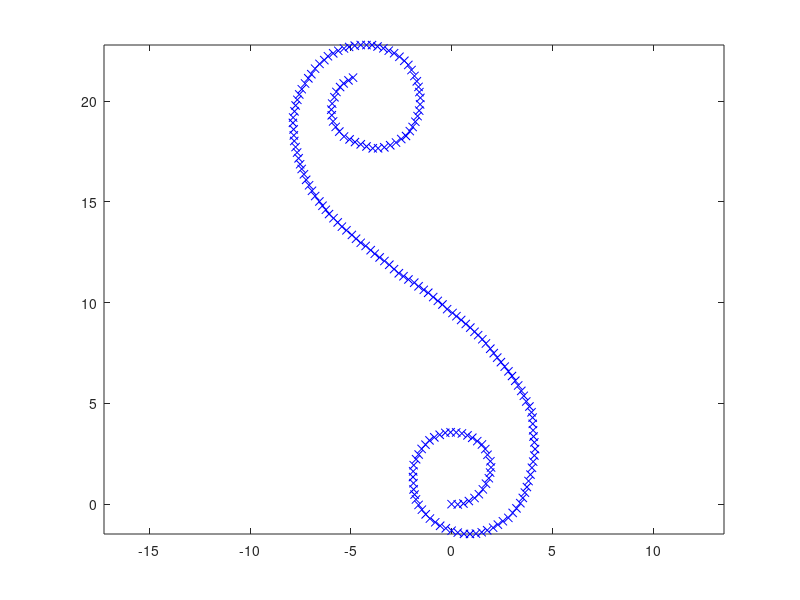

This figure's MATLAB source:
% clear environment
clear;
clc;
close all;


% simulation parameters
t_end = 20;
dt = 0.1;  % 10 Hz
t = 0:dt:t_end;

% model parameters
L = 0.3;
stddev_x = 0.02;
stddev_y = 0.02;
stddev_theta = 1.0;

% wheel input commands
n = length(t);
v_t = 3;
x_t = [0; 0; 0];
x_store = zeros(3, length(t));


function x = g(x_prev, v_t, L, delta_t, dt)
    x = [
        x_prev(1) + v_t * cos(x_prev(3)) * dt;
        x_prev(2) + v_t * sin(x_prev(3)) * dt;
        x_prev(3) + ((v_t * tan(delta_t)) / L) * dt;
    ];
end

function plot_animation(fig_index, x_store, t)
    % plot animation
    figure(fig_index);
    clf;

    for i = 1:2:length(t)
        plot(x_store(1, 1:i), x_store(2, 1:i), 'bx');
        axis equal;
        drawnow;
    end
end


% simulation
for i = 1:length(t)
    delta_t = deg2rad(10 - t(i));
    additive_noise = [
        normrnd(0, stddev_x);
        normrnd(0, stddev_y);
        normrnd(0, deg2rad(stddev_theta));
    ];

    x_t = g(x_t, v_t, L, delta_t, dt) + additive_noise;
    x_store(:, i + 1) = x_t;
end

plot_animation(1, x_store, t);
print -djpg -color bicycle_motion_20s.jpg
pause
